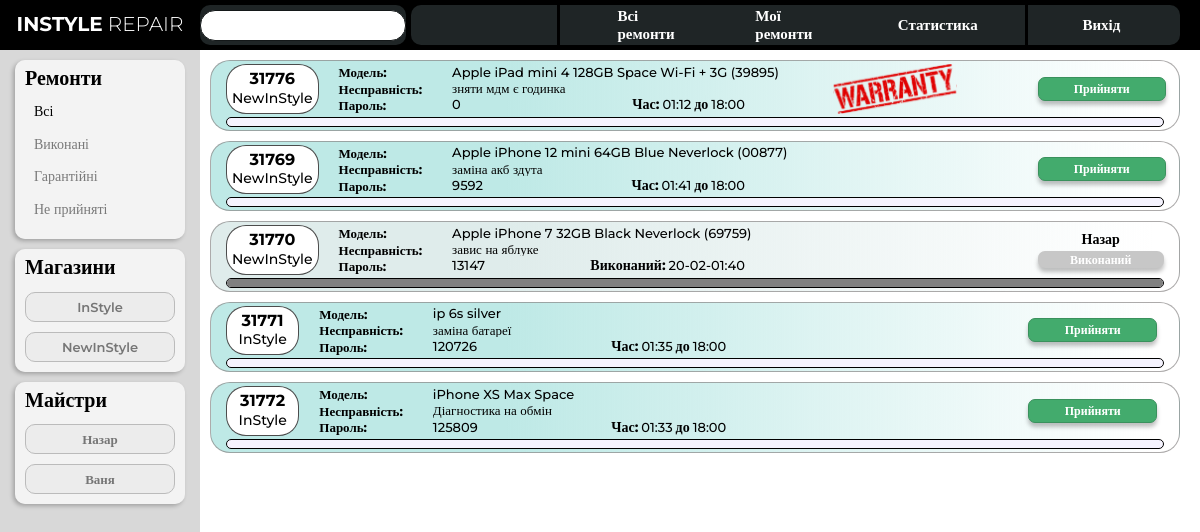
The app's page /service/, older data.
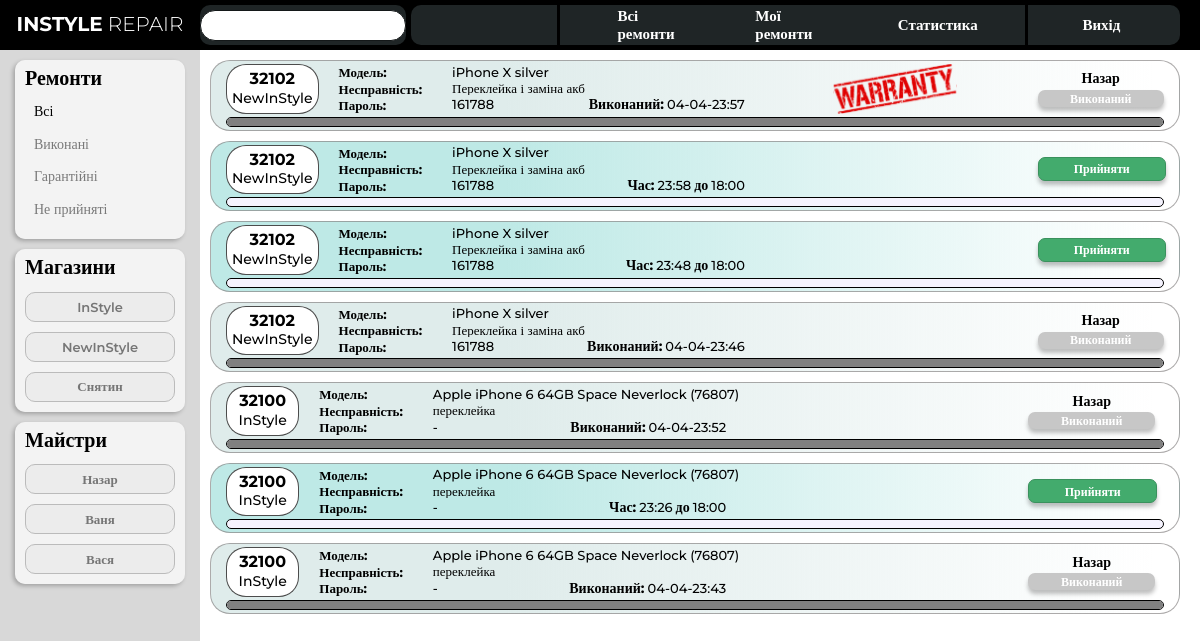
The same page, newer data.
### service/models.py (models this page shows, shortened)
class Shop(models.Model):
    name = models.CharField(max_length=255)
    def __str__(self):
        return self.name

class Repair(models.Model):
    NEW = 'new'
    APPLY = 'accepted'
    NEED_ANSWER = 'answer'
    CLOSED = 'closed'
    STATUS_CHOICES = [
        (NEW, 'Новий'),
        (APPLY, 'Прийнятий'),
        (NEED_ANSWER, 'Потрібна відповідь'),
        (CLOSED, 'Закритий'),
    ]
    number = models.CharField(max_length=20)
    status = models.CharField(max_length=10, choices=STATUS_CHOICES, default=NEW)
    model = models.CharField(max_length=255)
    customer_phone = models.CharField(max_length=255)
    customer_name = models.CharField(max_length=255)
    password = models.CharField(max_length=255)
    imei = models.CharField(max_length=15)
    defect = models.TextField(blank=True)
    time_create = models.DateTimeField(auto_now_add=True)
    time_work = models.IntegerField(default=1)
    time_end = models.DateTimeField(auto_now=True, auto_now_add=False)
    warranty = models.BooleanField(default=False)
    master = models.ForeignKey(settings.AUTH_USER_MODEL, on_delete=models.SET_DEFAULT, default=None, blank=True, null=True)  # Один ремонт один майстер
    shop = models.ForeignKey('Shop', on_delete=models.PROTECT)  # Магазин - один ремонт до магазину

### users/models.py (models this page shows, shortened)
class CustomUser(AbstractUser):
    name = models.CharField('Імя', max_length=255, default='')

### service/views.py (the view)
# urls.py: path('', index, name='index'),
def index(request, user_id=None):
    if user_id:
        repairs = Repair.objects.filter(master=user_id).order_by('-warranty', '-time_create')
    else:
        repairs = Repair.objects.all().order_by('-warranty', '-time_create')
    context = {
        'repairs': repairs,
    }
    return render(request, 'service/index.html', context=context)

### service/templatetags/service_tags.py (called while the page is built)
@register.simple_tag()
def get_masters():
    masters = CustomUser.objects.filter(groups__name='Майстри')
    return masters

@register.simple_tag()
def get_shops():
    shops = Shop.objects.all()
    return shops

### service/templates/service/index.html (shortened to what this page needs)
{% extends 'service/base.html' %}
{% block content %}
   <div class="page__main main-content" id="repairs">
      <div class="main-content__items">
         {% for repair in repairs %}
            <div class="main-content__item item-main-content {% if repair.status == repair.CLOSED %}item-gray{% else %}item-green{% endif %}">
               <div class="item-main-content__body   body-item ">
                  <div class="body-item__repair-details details-repair">
                     <div class="details-repair__number">{{ repair.number }}</div>
                     <div class="details-repair__shop">{{ repair.shop }}</div>
                  </div>
                  <div class="body-item__titles titles-item">
                     <div class="titles-item__model">Модель: </div>
                     <div class="titles-item__malfunction">Несправність:</div>
                     <div class="titles-item__password">Пароль: </div>
                  </div>
                  <div class="body-item__parameters parameters-item{% if repair.warranty %} worranty{% endif %}">
                     <div class="parameters-item__model-parameter">
                        {{ repair.model }}
                     </div>
                     <div class="parameters-item__malfunction-parameter{% if repair.warranty %} warranty{% endif %}">
                        {{ repair.defect }}
                     </div>
                     <div class="parameters-item__passAndTimes passAndTimes">
                        <div class="passAndTimes__password">{{ repair.password }}</div>
                        <div class="passAndTimes__times">
                           {% if repair.status != repair.CLOSED %}
                              <div class="passAndTimes__label"> Час: </div>
                              <div class="passAndTimes__starttime">{{ repair.time_create|date:"H:i" }}</div>
                              <div class="passAndTimes__label2"> до</div>
                              <div class="passAndTimes__endtime">18:00</div>
                           {% else %}
                              <div class="passAndTimes__label2">Виконаний:</div>
                              <div class="passAndTimes__endtime">{{ repair.time_end|date:"d-m" }}-{{ repair.time_end|time:"H:i"}}</div>
                           {% endif %}
                        </div>
                     </div>
                  </div>
                  {% if repair.master %}
                     <div class="body-item__actions actions-item ">
                        <div class="actions-item__worker">{{repair.master.name}}</div>
                        {% if repair.status == repair.CLOSED %}
                           <div class="actions-item__button button-done">Виконаний</div>
                        {% else %}
                           <a href="{% url 'closed_repair' repair.pk %}"><div class="actions-item__button button-close">Закрити</div></a>
                        {% endif %}
                     </div>
                  {% else %}
                     <div class="body-item__actions actions-item ">
                        <a href="{% url 'rep' repair.pk user.name %}"><div class="actions-item__button button-take">Прийняти</div></a>
                     </div>
                  {% endif %}
               </div>
               <div class="item-main-content__statusbar">
                  {% if repair.status == repair.CLOSED %}
                     <span style="width:100%; background: grey;"></span>
                  {% else %}
                     <span style="width:10%;"></span>
                  {% endif %}
               </div>
            </div>
         {% endfor %}
      </div>
   </div>
{% endblock %}

### service/templates/service/base.html (shortened to what this page needs)
{% load static %}
{% load service_tags %}
<!DOCTYPE html>
<html lang="en">
<head>
   <link rel="stylesheet" href="{% static 'service/css/style.css' %}">
</head>
<body>
   <div class="wrapper">
      <header class="header">
         <div class="header__container">
            <a href="#" class="header__logo">
               INSTYLE <span>REPAIR</span>
            </a>
            <div class="header__search search-header">
               <input type="text" class="search-header__input">
            </div>
            <div class="header__menu menu">
               <nav class="menu__body">
                  <ul class="menu__list">
                     {% if user.name %}
                        <li><a href="{% url 'index'%}" class="menu__link">Всі ремонти</a></li>
                        <li><a href="{% url 'index' user.pk %}" class="menu__link">Мої ремонти</a></li>
                        <li><a href="{% url 'my_statistic' user.pk %}" class="menu__link">Статистика</a></li>
                     {% else %}
                        <li><a href="{% url 'index'%}" class="menu__link">Всі ремонти</a></li>
                        <li><a href="" class="menu__link">Мої ремонти</a></li>
                        <li><a href="" class="menu__link">Статистика</a></li>
                     {% endif %}
                  </ul>
                  <a href="" class="menu__list-exit">Вихід</a>
               </nav>
            </div>
         </div>
      </header>
      <main class="page">
         <div class="page__container">
            <div class="page__sidebar sidebar">
               <div class="sidebar__container">
                  <div class="sidebar__all">
                     <div class="sidebar__repairs repairs-sidebar">
                         <h3 class="repairs-sidebar__title title"> Ремонти</h3>
                         <div class="repairs-sidebar__item ">
                           <a href="" class="repairs-sidebar__link done">Всі</a>
                         </div>
                         <div class="repairs-sidebar__item ">
                           <a href="" class="repairs-sidebar__link">Виконані</a>
                         </div>
                         <div class="repairs-sidebar__item">
                           <a href="" class="repairs-sidebar__link">Гарантійні</a>
                         </div>
                         <div class="repairs-sidebar__item">
                           <a href="" class="repairs-sidebar__link">Не прийняті</a>
                         </div>
                     </div>
                     {% get_shops as shops %}
                     <div class="sidebar__shops shops-sidebar">
                        <h3 class="shops-sidebar__title title">Магазини</h3>
                        <div class="shops-sidebar__buttons">
                           {% for shop in shops %}
                              <button class="sshops-sidebar__button button-sidebar">{{ shop }}</button>
                           {% endfor %}
                        </div>
                     </div>
                     {% get_masters as masters %}
                     <div class="sidebar__workers workers-sidebar">
                        <h3 class="workers-sidebar__title title">Майстри</h3>
                        <div class="workers-sidebar__buttons">
                           {% for master in masters %}
                              <button type="button" class="shops-sidebar__button button-sidebar ">{{ master.name }}</button>
                           {% endfor %}
                        </div>
                     </div>
                  </div>
               </div>
            </div>
            {% block content %}
            {% endblock %}
         </div>
      </main>
   </div>
</body>
</html>

Row changes from the older to the newer data that the page shows:
removed Repair: number "31776", shop "NewInStyle", model "Apple iPad mini 4 128GB Space Wi-Fi + 3G (39895)", defect "зняти мдм є годинка", password "0", time_create "01:12", shows "Прийняти"
removed Repair: number "31769", shop "NewInStyle", model "Apple iPhone 12 mini 64GB Blue Neverlock (00877)", defect "заміна акб здута", password "9592", time_create "01:41", shows "Прийняти"
removed Repair: number "31770", shop "NewInStyle", model "Apple iPhone 7 32GB Black Neverlock (69759)", defect "завис на яблуке", password "13147", time_end "20-02", time_end "01:40", master.name "Назар", status "Виконаний"
removed Repair: number "31771", shop "InStyle", model "ip 6s silver", defect "заміна батареї", password "120726", time_create "01:35", shows "Прийняти"
removed Repair: number "31772", shop "InStyle", model "iPhone XS Max Space", defect "Діагностика на обмін", password "125809", time_create "01:33", shows "Прийняти"
added Shop: name "Снятин"
added CustomUser: name "Вася"
added Repair: number "32102", shop "NewInStyle", model "iPhone X silver", defect "Переклейка і заміна акб", password "161788", time_end "04-04", time_end "23:57", master.name "Назар", status "Виконаний"
added Repair: number "32102", shop "NewInStyle", model "iPhone X silver", defect "Переклейка і заміна акб", password "161788", time_create "23:58", shows "Прийняти"
added Repair: number "32102", shop "NewInStyle", model "iPhone X silver", defect "Переклейка і заміна акб", password "161788", time_create "23:48", shows "Прийняти"
added Repair: number "32102", shop "NewInStyle", model "iPhone X silver", defect "Переклейка і заміна акб", password "161788", time_end "04-04", time_end "23:46", master.name "Назар", status "Виконаний"
added Repair: number "32100", shop "InStyle", model "Apple iPhone 6 64GB Space Neverlock (76807)", defect "переклейка", password "-", time_end "04-04", time_end "23:52", master.name "Назар", status "Виконаний"
added Repair: number "32100", shop "InStyle", model "Apple iPhone 6 64GB Space Neverlock (76807)", defect "переклейка", password "-", time_create "23:26", shows "Прийняти"
added Repair: number "32100", shop "InStyle", model "Apple iPhone 6 64GB Space Neverlock (76807)", defect "переклейка", password "-", time_end "04-04", time_end "23:43", master.name "Назар", status "Виконаний"
